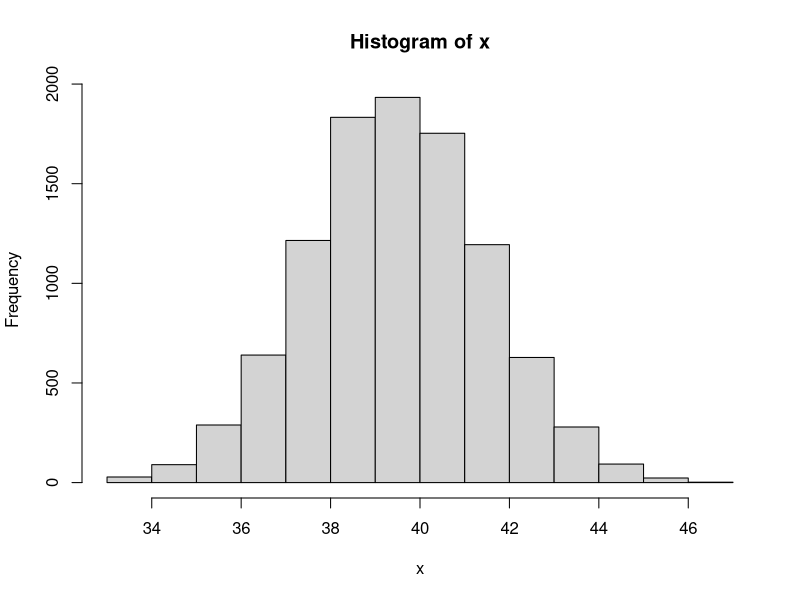
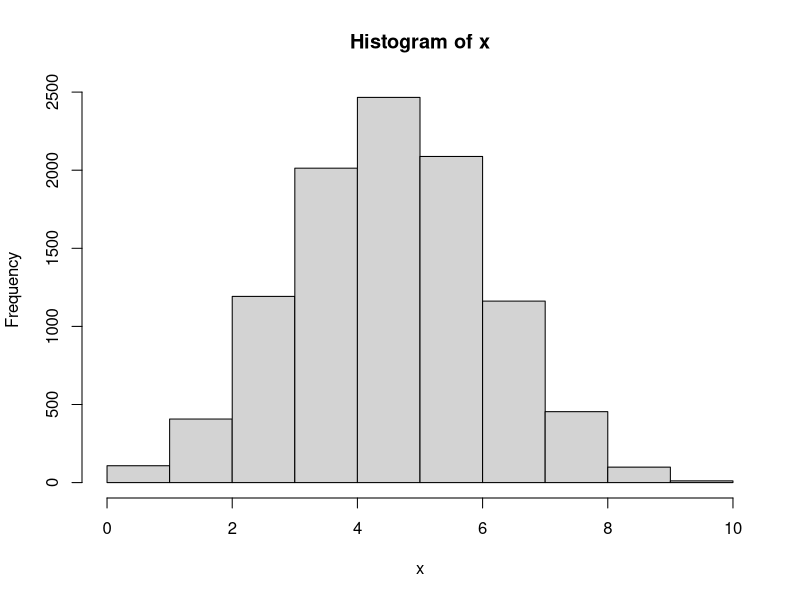
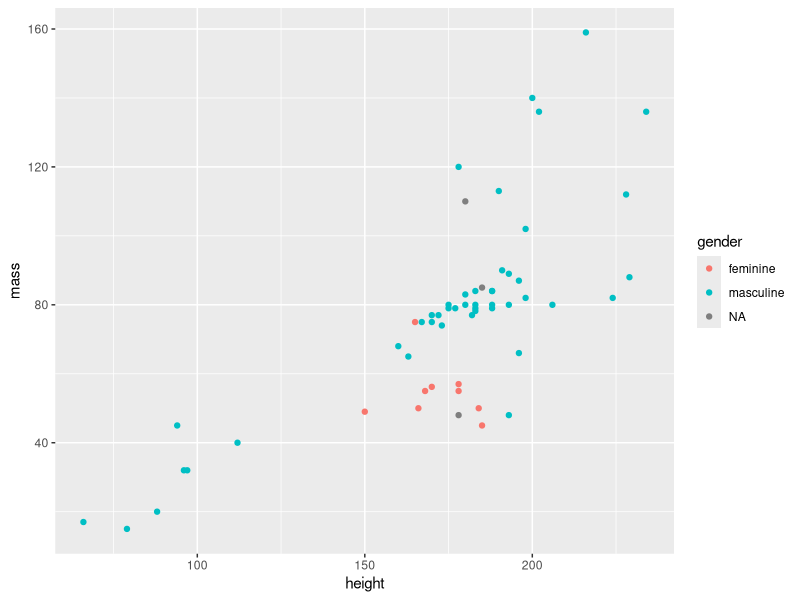

The R source for these figures, in order: (Note: this script raises an error after producing the figures.)
## ---- chunk 1
library(tidyverse)
## ---- chunk 2
# starwars
## ---- chunk 3
# demonstrate select and selct helpers
## ---- chunk 4
# demonstrate filter
## ---- chunk 5
# demonstrate mutate
## ---- chunk 6
# demonstrate arrange
## ---- chunk 7
# demonstrate summarise
## ---- chunk 8
# mean mass per homeplanet
## ---- chunk 9
x <- rhyper(10000, m = 50, n =  50, k =  80)
hist(x)
## ---- chunk 10
x <- rbinom(n = 10000, size = 10, prob = 0.5)
hist(x, breaks = 0:10)
## ---- chunk 11
starwars %>% 
  filter(mass < 500) %>% 
  ggplot(aes(height, mass, color = gender, label = name)) +
  geom_point() 
## ---- chunk 12
# show anscombe
## ---- chunk 13
# demonstrate mean, sd, corr
## ---- chunk 14
# map mean
## ---- chunk 15
# map_dbl
## ---- chunk 16
knitr::include_graphics("img/tidy-1.png")
## ---- chunk 17
anscombe_long <- anscombe %>%
 pivot_longer(everything(),
   names_pattern = "(.)(.)",
   names_to = c(".value", "set")
 )
## ---- chunk 18
# plot anscombe sets
## ---- chunk 19
# summarise sets
## ---- chunk 20
knitr::include_graphics("img/plate-reader.jpg")
## ---- chunk 21
# read atpase data
## ---- chunk 22
# pivot longer
## ---- chunk 23
# line plot
## ---- chunk 24
# normalize by max absorbtion
## ---- chunk 25
# lineplot
## ---- chunk 26
# explain mean, SD, SEM based on random numbers from normal distribution
## ---- chunk 27
x = c(1,1,3,1)
mean(x)
sd(x)
## ---- chunk 28
# generate 1000 random normally distributed numbers
## ---- chunk 29
# hist
## ---- chunk 30
# sd
## ---- chunk 31
# hist with lines for SD
# explain percentages within the lines
## ---- chunk 32
# sem
## ---- chunk 33
# curve dnorm
## ---- chunk 34
# curve pnorm
## ---- chunk 35
# curve qnorm
## ---- chunk 36
# qqnorm
# qqline
## ---- chunk 37
# install.packages("datasauRus")
## ---- chunk 38
# get dino boxplot data
## ---- chunk 39
# tidy it
## ---- chunk 40
# make boxplot
## ---- chunk 41
# summarise data by set with SD, SEM, mean
## ---- chunk 42
# create barplot with errorbars, SD or SEM
## ---- chunk 43
# finally show the point plot 
## ---- chunk 44
# and the jitter plot
## ---- chunk 45
# histograms
## ---- chunk 46
# density plot
## ---- chunk 47
# Erklärung Inclusion Bodies
